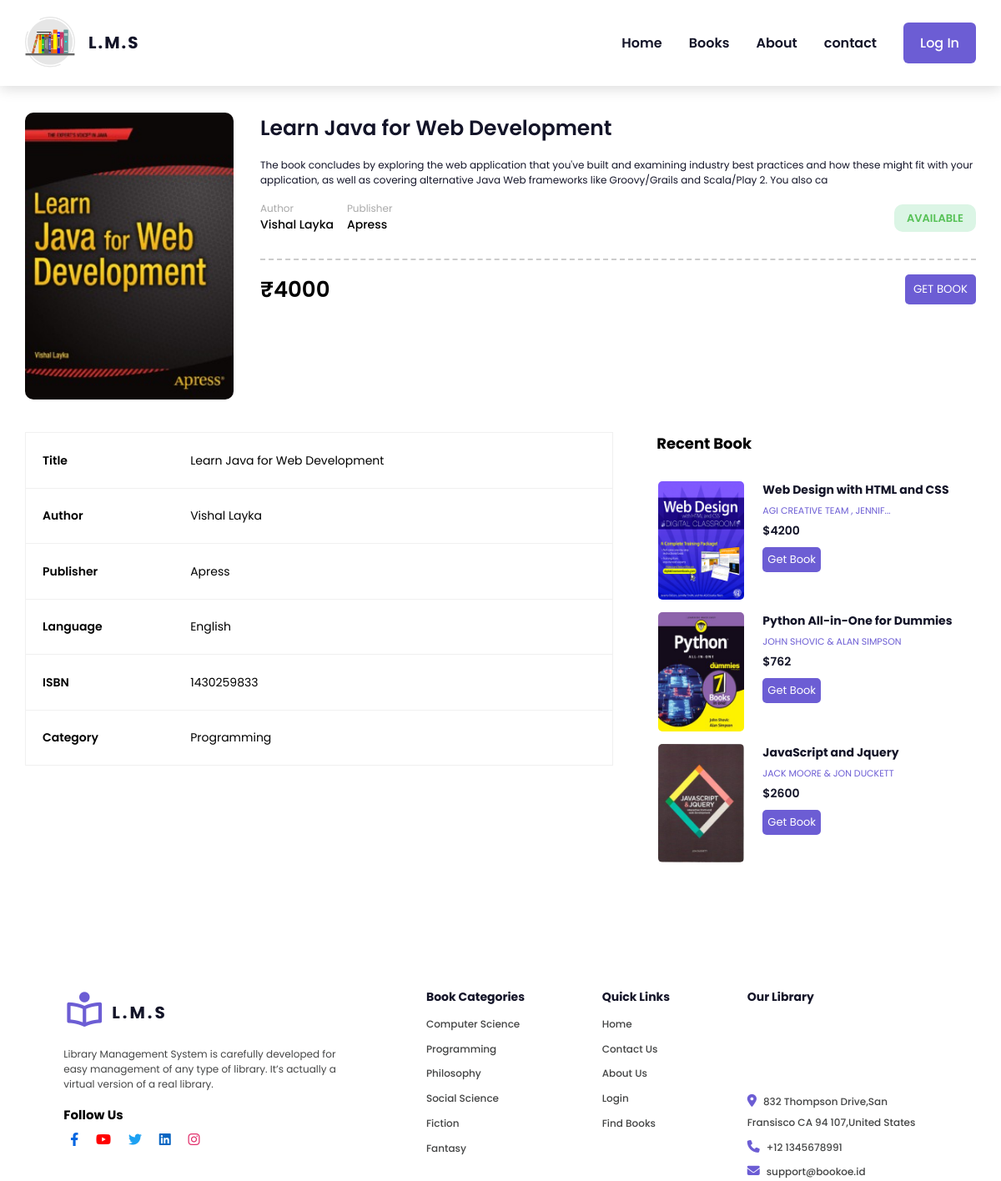
The app's page /assets/webpages/book-details.php?id=2 with its own data.
### tables this page shows
CREATE TABLE `book` (
  `id` int(255) NOT NULL,
  `isbn` varchar(13) NOT NULL,
  `author` varchar(255) NOT NULL,
  `title` varchar(255) NOT NULL,
  `category` varchar(255) NOT NULL,
  `publisher` varchar(255) NOT NULL,
  `price` varchar(255) NOT NULL,
  `quantity` varchar(255) NOT NULL,
  `description` varchar(1000) NOT NULL,
  `cover` varchar(255) NOT NULL,
  `pdf` varchar(255) NOT NULL
);

### assets/webpages/book-details.php (the view, shortened to what this page needs)
<?php
include 'db-connect.php';
$id = $_GET['id'];
$fetchbook = "SELECT * FROM book WHERE id='$id'";
$result = mysqli_query($con, $fetchbook);
$bookdata = mysqli_fetch_assoc($result);
?>
<!DOCTYPE html>
<html lang="en">
<head>
    <link rel="stylesheet" href="../css/index.css">
    <link href='https://unpkg.com/boxicons@2.1.4/css/boxicons.min.css' rel='stylesheet'>
    <link rel="stylesheet" href="https://cdnjs.cloudflare.com/ajax/libs/font-awesome/6.3.0/css/all.min.css" />
</head>
<body onload="preloader()">
    <header>
        <nav class="navbar">
            <div class="logo">
                <div class="icon">
                    <img src="../images/lib.png" alt="Management System Logo">
                </div>
                <div class="logo-details">
                    <h5>L.M.S</h5>
                </div>
            </div>
            <ul class="nav-list">
                <li><a href="">Home</a></li>
                <li><a href="#book">Books</a></li>
                <li><a href="#about">About</a></li>
                <li><a href="#contact">contact</a></li>
                <div class="login">
                    <?php
                    if (isset($_SESSION['loggedin'])) {
                    ?>
                        <a href="../panel/admin/dashboard.php" type="button" class="loginbtn">Dashboard</a>
                    <?php
                    } else if (isset($_SESSION['stdloggedin'])) {
                    ?>
                        <a href="../panel/student/std-dashboard.php">Dashboard</a>
                    <?php
                    } else {
                    ?>
                        <a href="login-type.php" type="button" class="loginbtn">Log In</a>
                    <?php
                    }
                    ?>
                </div>
            </ul>
        </nav>
    </header>
    <section class="book-overview">
        <div class="img">
            <img src="../panel/img-store/book-images/<?php echo $bookdata['cover'] ?>" alt="" />
        </div>
        <div class="book-content">
            <h4><?php echo $bookdata['title'] ?></h4>
            <p>
                <?php echo $bookdata['description'] ?>
            </p>
            <div class="footer">
                <div class="author-detail">
                    <div class="author">
                        <small>Author</small>
                        <strong><?php echo $bookdata['author'] ?></strong>
                    </div>
                    <div class="publisher">
                        <small>Publisher</small>
                        <strong><?php echo $bookdata['publisher'] ?></strong>
                    </div>
                </div>
                <div class="badge">
                    <?php
                    if ($bookdata['quantity'] > 0) {
                        echo '<span style="background-color: #dbf5e5;
                        color: #56c156;">Available</span>';
                    } else {
                        echo '<span style="background-color: #FF8989;
                        color: #D71313;">Not Available</span>';
                    }
                    ?>
                </div>
            </div>
            <div class="book-price">
                <div class="price">
                    <strong><span>&#8377;</span><?php echo $bookdata['price'] ?></strong>
                </div>
                <div class="input-group">
                    <button class="cartbtn"><a href="login-type.php" style="text-decoration: none;color:#fff;">Get Book</a></button>
                </div>
            </div>
        </div>
    </section>
    <section class="bookdata-recentbook">
        <div class="main">
            <table>
                <tr>
                    <th>Title</th>
                    <td><?php echo $bookdata['title'] ?></td>
                </tr>
                <tr>
                    <th>Author</th>
                    <td><?php echo $bookdata['author'] ?></td>
                </tr>
                <tr>
                    <th>Publisher</th>
                    <td><?php echo $bookdata['publisher'] ?></td>
                </tr>
                <tr>
                    <th>Language</th>
                    <td>English</td>
                </tr>
                <tr>
                    <th>ISBN</th>
                    <td><?php echo $bookdata['isbn'] ?></td>
                </tr>
                <tr>
                    <th>Category</th>
                    <td><?php echo $bookdata['category'] ?></td>
                </tr>
            </table>
            <div class="recent-book">
                <h4>Recent Book</h4>
                <div class="book-container">
                    <?php
                    $book = "SELECT * FROM book WHERE NOT id='$id' ORDER BY id DESC LIMIT 4";
                    $bookresult = mysqli_query($con, $book);
                    if (mysqli_num_rows($bookresult) > 0) {
                        while ($row = mysqli_fetch_assoc($bookresult)) {
                    ?>
                            <div class="book">
                                <div class="img">
                                    <img src="../panel/img-store/book-images/<?php echo $row['cover'] ?>" alt="Book Cover Image">
                                </div>
                                <div class="content">
                                    <h5><?php echo $row['title'] ?></h5>
                                    <div class="badge">
                                        <span><?php echo mb_strimwidth($row['author'], 0, 30, '...'); ?></span>
                                    </div>
                                    <div class="price">
                                        <strong>$<?php echo $row['price'] ?></strong>
                                    </div>
                                    <div class="btn">
                                        <button><a href="book-details.php?id=<?php echo $row['id'] ?>" style="text-decoration: none;color:#fff;">Get Book</a></button>
                                    </div>
                                </div>
                            </div>
                    <?php
                        }
                    }
                    ?>
                </div>
            </div>
        </div>
    </section>
    <footer>
        <div class="container">
            <div class="logo-description">
                <div class="logo">
                    <div class="img">
                        <i class='bx bx-book-reader'></i>
                    </div>
                    <div class="title">
                        <h4>L.M.S</h4>
                    </div>
                </div>
                <div class="logo-body">
                    <p>
                        Library Management System is carefully developed for easy management of any type of library. It’s actually a virtual version of a real library.
                    </p>
                </div>
                <div class="social-links">
                    <h4>Follow Us</h4>
                    <ul class="links">
                        <li>
                            <a href=""><i class="fa-brands fa-facebook-f"></i></a>
                        </li>
                        <li>
                            <a href=""><i class="fa-brands fa-youtube"></i></a>
                        </li>
                        <li>
                            <a href=""><i class="fa-brands fa-twitter"></i></a>
                        </li>
                        <li>
                            <a href=""><i class="fa-brands fa-linkedin"></i></a>
                        </li>
                        <li>
                            <a href=""><i class="fa-brands fa-instagram"></i></a>
                        </li>
                    </ul>
                </div>
            </div>
            <div class="categories list">
                <h4>Book Categories</h4>
                <ul>
                    <li><a href="#">Computer Science</a></li>
                    <li><a href="#">Programming</a></li>
                    <li><a href="#">Philosophy</a></li>
                    <li><a href="#">Social Science</a></li>
                    <li><a href="#">Fiction</a></li>
                    <li><a href="#">Fantasy</a></li>
                </ul>
            </div>
            <div class="quick-links list">
                <h4>Quick Links</h4>
                <ul>
                    <li><a href="index.php">Home</a></li>
                    <li><a href="#contact">Contact Us</a></li>
                    <li><a href="#about">About Us</a></li>
                    <li><a href="assets/webpages/login-type.php">Login</a></li>
                    <li><a href="#book">Find Books</a></li>
                </ul>
            </div>
            <div class="our-store list">
                <h4>Our Library</h4>
                <div class="map" style="margin-top: 1rem">
                    <iframe src="https://www.google.com/maps/embed?pb=!1m18!1m12!1m3!1d6310.594819201665!2d-122.42768319999999!3d37.73616639999999!2m3!1f0!2f0!3f0!3m2!1i1024!2i768!4f13.1!3m3!1m2!1s0x808f7e60a337d5f5%3A0xfa0bb626904e5ab2!2z4KSV4KWJ4KSy4KWH4KScIOCkueCkv-Cksiwg4KS44KS-4KSoIOCkq-CljeCksOCkvuCkguCkuOCkv-CkuOCljeCkleCliywg4KSV4KWI4KSy4KWA4KSr4KWL4KSw4KWN4KSo4KS_4KSv4KS-LCDgpK_gpYLgpKjgpL7gpIfgpJ_gpYfgpKEg4KS44KWN4KSf4KWH4KSf4KWN4oCN4KS4!5e0!3m2!1shi!2sin!4v1686917463994!5m2!1shi!2sin" height="70" style="width: 100%; border: none; border-radius: 5px" allowfullscreen="" loading="lazy"></iframe>
                </div>
                <ul>
                    <li>
                        <a href=""><i class="fa-solid fa-location-dot"></i>832 Thompson Drive,San
                            Fransisco CA 94 107,United States</a>
                    </li>
                    <li>
                        <a href=""><i class="fa-solid fa-phone"></i>+12 1345678991</a>
                    </li>
                    <li>
                        <a href=""><i class="fa-solid fa-envelope"></i>support@bookoe.id</a>
                    </li>
                </ul>
            </div>
        </div>
    </footer>
</body>
</html>

### records on screen
book: cover (picture), title "Learn Java for Web Development", description "The book concludes by exploring the web application that you've built and examining industry best practices and how these might fit with your application, as well as covering alternative Java Web frameworks like Groovy/Grails and Scala/Play 2. You also ca", author "Vishal Layka", publisher "Apress", price "4000", isbn "1430259833", category "Programming"
book: cover (picture), title "Web Design with HTML and CSS", author "AGI CREATIVE TEAM , JENNIF...", price "4200"
book: cover (picture), title "Python All-in-One for Dummies", author "JOHN SHOVIC & ALAN SIMPSON", price "762"
book: cover (picture), title "JavaScript and Jquery", author "JACK MOORE & JON DUCKETT", price "2600"
